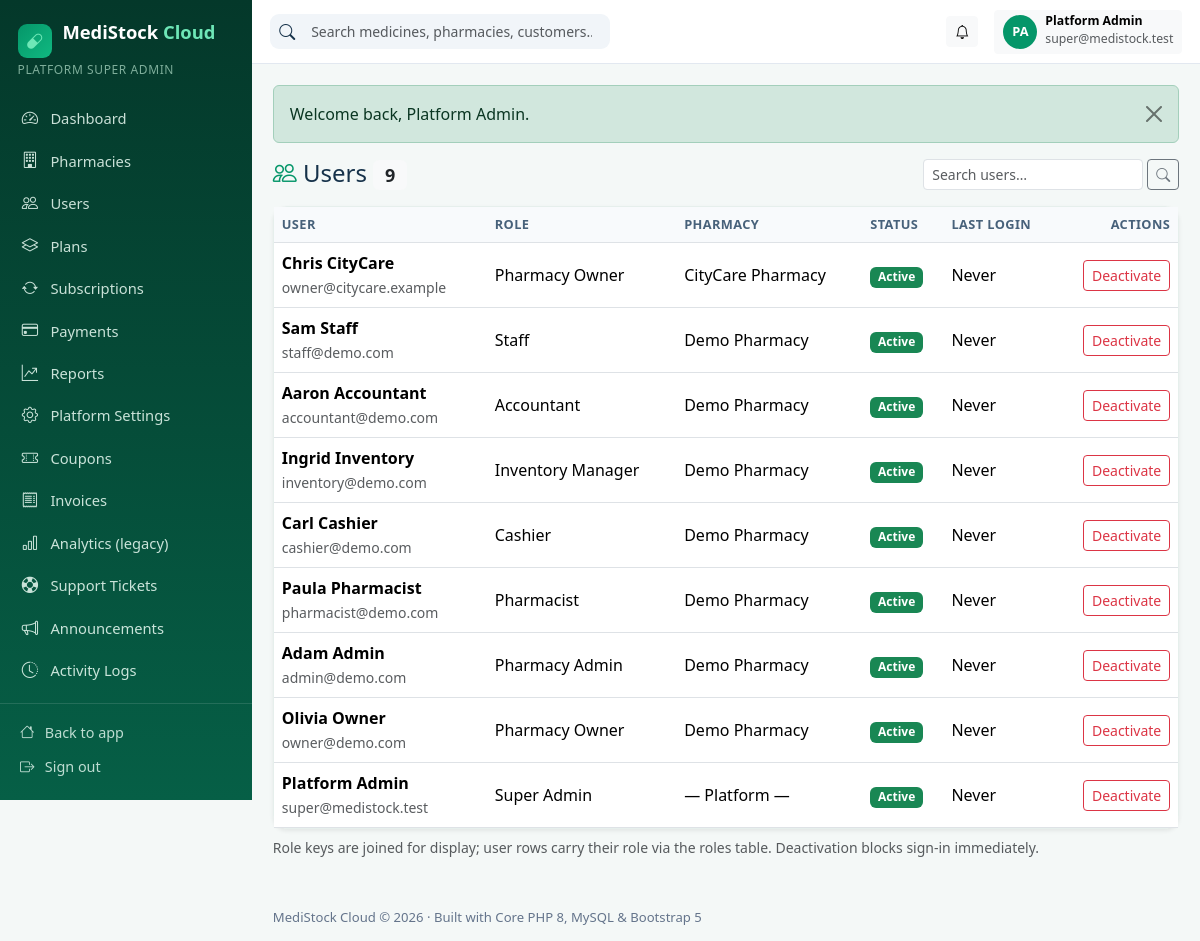
/superadmin/users.php (signed in), run on the app's committed database.
### tables this page shows
CREATE TABLE IF NOT EXISTS users (
    id                        INT UNSIGNED AUTO_INCREMENT PRIMARY KEY,
    tenant_id                 INT UNSIGNED NULL,           
    role_id                   INT UNSIGNED NOT NULL,
    name                      VARCHAR(120) NOT NULL,
    email                     VARCHAR(190) NOT NULL UNIQUE,
    password_hash             VARCHAR(255) NOT NULL,
    phone                     VARCHAR(40)  NULL,
    status                    ENUM('active','inactive','invited') NOT NULL DEFAULT 'active',
    email_verified_at         DATETIME NULL,
    email_verification_token  VARCHAR(100) NULL,
    invitation_token          VARCHAR(100) NULL,
    invited_at                DATETIME NULL,
    last_login_at             DATETIME NULL,
    created_at                TIMESTAMP NULL,
    updated_at                TIMESTAMP NULL,
    deleted_at                TIMESTAMP NULL,
    INDEX idx_users_tenant (tenant_id),
    CONSTRAINT fk_users_tenant FOREIGN KEY (tenant_id) REFERENCES tenants (id) ON DELETE CASCADE,
    CONSTRAINT fk_users_role   FOREIGN KEY (role_id)   REFERENCES roles (id)   ON DELETE RESTRICT
);

CREATE TABLE IF NOT EXISTS roles (
    id          INT UNSIGNED AUTO_INCREMENT PRIMARY KEY,
    `key`       VARCHAR(50)  NOT NULL UNIQUE,
    name        VARCHAR(100) NOT NULL,
    description VARCHAR(255) NULL,
    created_at  TIMESTAMP NULL,
    updated_at  TIMESTAMP NULL
);

CREATE TABLE IF NOT EXISTS tenants (
    id             INT UNSIGNED AUTO_INCREMENT PRIMARY KEY,
    name           VARCHAR(160) NOT NULL,
    slug           VARCHAR(180) NOT NULL UNIQUE,
    email          VARCHAR(190) NOT NULL,
    phone          VARCHAR(40)  NULL,
    license_number VARCHAR(80)  NULL,
    address        VARCHAR(255) NULL,
    city           VARCHAR(100) NULL,
    country        VARCHAR(100) NULL,
    logo_path      VARCHAR(255) NULL,
    status         ENUM('pending','active','suspended') NOT NULL DEFAULT 'active',
    trial_ends_at  DATETIME NULL,
    created_at     TIMESTAMP NULL,
    updated_at     TIMESTAMP NULL,
    deleted_at     TIMESTAMP NULL,
    INDEX idx_tenants_status (status)
);

### config/database.php (called while the page is built)
<?php
return [
    'driver'    => 'mysql',
    'host'      => getenv('DB_HOST') ?: '127.0.0.1',
    'port'      => getenv('DB_PORT') ?: '3306',
    'database'  => getenv('DB_DATABASE') ?: 'medistock_cloud',
    'username'  => getenv('DB_USERNAME') ?: 'root',
    'password'  => getenv('DB_PASSWORD') ?: '',
    'charset'   => 'utf8mb4',
    'collation' => 'utf8mb4_unicode_ci',
];

### app/Database.php (called while the page is built)
<?php
final class Database
{
    private static ?PDO $instance = null;
    public static function connection(): PDO
    {
        if (self::$instance instanceof PDO) {
            return self::$instance;
        }
        $config = require dirname(__DIR__) . '/config/database.php';
        $dsn = sprintf(
            '%s:host=%s;port=%s;dbname=%s;charset=%s',
            $config['driver'],
            $config['host'],
            $config['port'],
            $config['database'],
            $config['charset']
        );
        self::$instance = new PDO($dsn, $config['username'], $config['password'], [
            PDO::ATTR_ERRMODE            => PDO::ERRMODE_EXCEPTION,
            PDO::ATTR_DEFAULT_FETCH_MODE => PDO::FETCH_ASSOC,
            PDO::ATTR_EMULATE_PREPARES   => false,
        ]);
        return self::$instance;
    }
}
function db(): PDO
{
    return Database::connection();
}

### public/superadmin/users.php (the view, shortened to what this page needs)
<?php
require_role(['super_admin']);
$pdo = db();
$q = trim((string)input('q', ''));
$sql = 'SELECT u.*, r.name AS role_name, r.key AS role_key, t.name AS tenant_name FROM users u
          JOIN roles r ON r.id = u.role_id LEFT JOIN tenants t ON t.id = u.tenant_id
         WHERE u.deleted_at IS NULL';
$params = [];
$sql .= ' ORDER BY u.id DESC LIMIT 150';
$stmt = $pdo->prepare($sql);
$stmt->execute($params);
$users = $stmt->fetchAll();
admin_header('Platform Users', 'superadmin/users.php');
?>
<div class="d-flex flex-wrap justify-content-between align-items-center gap-2 mb-3">
  <h4 class="mb-0"><i class="bi bi-people text-emerald"></i> Users <span class="badge bg-light text-dark"><?= count($users) ?></span></h4>
  <form class="d-flex" method="get"><input class="form-control form-control-sm" name="q" value="<?= e($q) ?>" placeholder="Search users…"><button class="btn btn-outline-secondary btn-sm ms-1"><i class="bi bi-search"></i></button></form>
</div>
<div class="card shadow-sm"><div class="table-responsive"><table class="table table-hover align-middle mb-0">
  <thead><tr><th>User</th><th>Role</th><th>Pharmacy</th><th>Status</th><th>Last login</th><th class="text-end">Actions</th></tr></thead>
  <tbody>
  <?php foreach ($users as $row): ?>
    <tr>
      <td><strong><?= e($row['name']) ?></strong><br><small class="text-muted"><?= e($row['email']) ?></small></td>
      <td><?= e($row['role_name']) ?></td>
      <td><?= e($row['tenant_name'] ?? '— Platform —') ?></td>
      <td><?= status_badge($row['status']) ?></td>
      <td><?= $row['last_login_at'] ? fmt_date($row['last_login_at'], 'd M Y H:i') : 'Never' ?></td>
      <td class="text-end">
        <?php if ($row['role_key'] ?? '' !== 'super_admin'): ?>
          <?php if ($row['status'] === 'active'): ?>
            <form method="post" class="d-inline" onsubmit="return confirm('Deactivate this user?')"><button class="btn btn-sm btn-outline-danger">Deactivate</button></form>
          <?php else: ?>
            <form method="post" class="d-inline"><?= csrf_field() ?><input type="hidden" name="_op" value="activate"><input type="hidden" name="user_id" value="<?= (int)$row['id'] ?>"><button class="btn btn-sm btn-outline-success">Activate</button></form>
          <?php endif; ?>
        <?php endif; ?>
      </td>
    </tr>
  <?php endforeach; ?>
  </tbody>
</table></div></div>
<p class="form-text mt-2">Role keys are joined for display; user rows carry their role via the roles table. Deactivation blocks sign-in immediately.</p>
<?php admin_footer(); ?>

### app/View.php (shortened to what this page needs)
<?php
function admin_menu(): array
{
    if (is_super_admin()) {
        return [
            ['super-admin/dashboard.php', 'bi-speedometer2', 'Dashboard', null],
            ['super-admin/pharmacies.php', 'bi-building', 'Pharmacies', null],
            ['super-admin/users.php', 'bi-people', 'Users', null],
            ['super-admin/plans.php', 'bi-layers', 'Plans', null],
            ['super-admin/subscriptions.php', 'bi-arrow-repeat', 'Subscriptions', null],
            ['super-admin/payments.php', 'bi-credit-card', 'Payments', null],
            ['super-admin/reports.php', 'bi-graph-up-arrow', 'Reports', null],
            ['super-admin/settings.php', 'bi-gear', 'Platform Settings', null],
            ['superadmin/coupons.php', 'bi-ticket-perforated', 'Coupons', null],
            ['superadmin/invoices.php', 'bi-receipt', 'Invoices', null],
            ['superadmin/analytics.php', 'bi-bar-chart', 'Analytics (legacy)', null],
            ['superadmin/tickets.php', 'bi-life-preserver', 'Support Tickets', null],
            ['superadmin/announcements.php', 'bi-megaphone', 'Announcements', null],
            ['superadmin/logs.php', 'bi-clock-history', 'Activity Logs', null],
        ];
    }
    $role = current_user()['role_key'] ?? '';
    $posHref = in_array($role, ['cashier', 'pharmacist'], true) ? 'cashier/pos.php' : 'admin/pos.php';
    $items = [
        ['admin/dashboard.php', 'bi-speedometer2', 'Overview', 'dashboard.view'],
        [$posHref, 'bi-upc-scan', 'Pharmacy POS', 'pos.access'],
        ['admin/sales.php', 'bi-cart-check', 'Sales', 'sales.view'],
        ['admin/returns.php', 'bi-arrow-counterclockwise', 'Sales Returns', 'sales.manage'],
        ['admin/medicines.php', 'bi-capsule', 'Medicines', 'medicines.view'],
        ['admin/categories.php', 'bi-tags', 'Categories', 'medicines.view'],
        ['admin/brands.php', 'bi-award', 'Brands', 'medicines.view'],
        ['admin/batches.php', 'bi-box-seam', 'Batches', 'stock.view'],
        ['admin/inventory.php', 'bi-boxes', 'Inventory', 'stock.view'],
        ['admin/adjustments.php', 'bi-sliders', 'Stock Adjustments', 'stock.adjust'],
        ['admin/movements.php', 'bi-arrow-repeat', 'Stock Movements', 'stock.view'],
        ['admin/transfers.php', 'bi-arrow-left-right', 'Branch Transfers', 'stock.view'],
        ['admin/expiry.php', 'bi-calendar-x', 'Expiry Management', 'stock.view'],
        ['admin/lowstock.php', 'bi-exclamation-triangle', 'Low Stock Alerts', 'stock.view'],
        ['admin/purchases.php', 'bi-bag-plus', 'Purchases', 'purchases.manage'],
        ['admin/purchase-orders.php', 'bi-clipboard2-check', 'Purchase Orders', 'purchases.manage'],
        ['admin/suppliers.php', 'bi-truck', 'Suppliers', 'suppliers.manage'],
        ['admin/supplier-payments.php', 'bi-cash-coin', 'Supplier Payments', 'purchases.manage'],
        ['admin/customers.php', 'bi-person-heart', 'Customers', 'customers.manage'],
        ['admin/prescriptions.php', 'bi-file-earmark-medical', 'Prescriptions', 'prescriptions.manage'],
        ['admin/expenses.php', 'bi-wallet2', 'Expenses', 'expenses.manage'],
        ['admin/staff.php', 'bi-people', 'Staff', 'staff.manage'],
        ['admin/branches.php', 'bi-diagram-3', 'Branches', 'branches.manage'],
        ['admin/reports.php', 'bi-graph-up', 'Reports & Analytics', 'reports.view'],
        ['admin/subscription.php', 'bi-stars', 'Subscription', 'billing.manage'],
        ['admin/settings.php', 'bi-gear', 'Settings', 'settings.manage'],
    ];
    $items = array_values(array_filter($items, static fn($i) => $i[3] === null || can($i[3])));
    $roleItems = match ($role) {
        'pharmacist' => [
            ['pharmacist/dashboard.php', 'bi-clipboard2-pulse', 'Pharmacist Home', null],
            ['pharmacist/prescriptions.php', 'bi-file-earmark-medical', 'My Prescriptions', null],
            ['pharmacist/medicines.php', 'bi-search-heart', 'Medicine Search', null],
            ['pharmacist/dispensing.php', 'bi-clipboard-check', 'Dispensing Records', null],
            ['pharmacist/sales.php', 'bi-receipt', 'Sales History', null],
        ],
        'cashier' => [
            ['cashier/dashboard.php', 'bi-cash-register', 'Cashier Home', null],
            ['cashier/sales.php', 'bi-receipt', 'My Sales', null],
        ],
        'inventory_manager' => [
            ['inventory/dashboard.php', 'bi-boxes', 'Inventory Home', null],
            ['inventory/receiving.php', 'bi-box-arrow-in-down', 'Stock Receiving', null],
            ['inventory/transfers.php', 'bi-arrow-left-right', 'Branch Transfers', null],
            ['inventory/purchase-orders.php', 'bi-clipboard2-check', 'Purchase Orders', null],
            ['inventory/alerts.php', 'bi-bell', 'Stock Alerts', null],
            ['inventory/suppliers.php', 'bi-truck', 'Suppliers', null],
        ],
        default => [],
    };
    return array_merge($roleItems, $items);
}
function admin_header(string $title, string $active = ''): void
{
    $u = current_user();
    $initials = '';
    foreach (explode(' ', (string)($u['name'] ?? 'U')) as $part) {
        $initials .= strtoupper(substr($part, 0, 1));
    }
    ?>
<!DOCTYPE html>
<html lang="en">
<head>
<link href="https://cdn.jsdelivr.net/npm/bootstrap@5.3.3/dist/css/bootstrap.min.css" rel="stylesheet">
<link href="https://cdn.jsdelivr.net/npm/bootstrap-icons@1.11.3/font/bootstrap-icons.min.css" rel="stylesheet">
<link href="<?= asset('css/style.css') ?>" rel="stylesheet">
</head>
<body class="admin-body">
<div class="admin-wrapper">
  <aside class="admin-sidebar" id="adminSidebar">
    <div class="sidebar-brand"><span class="brand-badge"><i class="bi bi-capsule"></i></span> MediStock <span>Cloud</span></div>
    <div class="sidebar-role"><?= e(is_super_admin() ? 'Platform Super Admin' : ($u['role_name'] ?? '')) ?></div>
    <nav class="sidebar-nav">
      <?php foreach (admin_menu() as [$href, $icon, $label, $perm]): ?>
        <a href="<?= url($href) ?>" class="<?= $active === $href ? 'active' : '' ?>"><i class="bi <?= e($icon) ?>"></i> <span><?= e($label) ?></span></a>
      <?php endforeach; ?>
    </nav>
    <div class="sidebar-footer">
      <a href="<?= url(is_super_admin() ? 'index.php' : 'admin/index.php') ?>"><i class="bi bi-house"></i> <span>Back to app</span></a>
      <a href="<?= url('logout.php') ?>"><i class="bi bi-box-arrow-right"></i> <span>Sign out</span></a>
    </div>
  </aside>
  <div class="admin-main">
    <header class="admin-topbar">
      <form class="topbar-search d-none d-md-flex" method="get" action="<?= url(is_super_admin() ? 'superadmin/tenants.php' : 'admin/medicines.php') ?>">
        <i class="bi bi-search"></i>
        <input class="form-control form-control-sm border-0" name="q" placeholder="Search medicines, pharmacies, customers…">
      </form>
      <div class="ms-auto d-flex align-items-center gap-3">
        <div class="dropdown">
          <button class="btn btn-sm btn-light position-relative" data-bs-toggle="dropdown" aria-label="Notifications">
            <i class="bi bi-bell"></i>
          </button>
        </div>
        <div class="dropdown">
          <button class="btn btn-sm btn-light d-flex align-items-center gap-2" data-bs-toggle="dropdown">
            <span class="avatar-circle"><?= e(substr($initials, 0, 2)) ?></span>
            <span class="d-none d-md-inline text-start"><strong class="d-block small lh-1"><?= e($u['name'] ?? '') ?></strong><small class="text-muted"><?= e($u['email'] ?? '') ?></small></span>
          </button>
        </div>
      </div>
    </header>
    <main class="admin-content">
      <?= flash_html() ?>
<?php
}
function admin_footer(): void
{
    ?>
    </main>
    <footer class="admin-footer">MediStock Cloud © <?= date('Y') ?> · Built with Core PHP 8, MySQL & Bootstrap 5</footer>
  </div>
</div>
<div class="toast-container position-fixed bottom-0 end-0 p-3" id="msToasts" style="z-index:1090"></div>
</body>
</html>
<?php
}

### app/helpers.php (shortened to what this page needs)
<?php
function e($value): string
{
    return htmlspecialchars((string)($value ?? ''), ENT_QUOTES, 'UTF-8');
}
function url(string $path = ''): string
{
    $app = $GLOBALS['app_config'] ?? ['url' => ''];
    return rtrim($app['url'], '/') . '/' . ltrim($path, '/');
}
function asset(string $path): string
{
    return url('assets/' . ltrim($path, '/'));
}
function input(string $key, $default = null)
{
    return $_POST[$key] ?? $_GET[$key] ?? $default;
}
function flash(string $key, ?string $message = null): ?string
{
    $value = $_SESSION['_flash'][$key] ?? null;
    return $value;
}
function flash_html(): string
{
    $html = '';
    foreach (['success' => 'success', 'error' => 'danger', 'warning' => 'warning', 'info' => 'info'] as $key => $class) {
        if ($msg = flash($key)) {
            $html .= '<div class="alert alert-' . $class . ' alert-dismissible fade show" role="alert">'
                . e($msg)
                . '<button type="button" class="btn-close" data-bs-dismiss="alert" aria-label="Close"></button></div>';
        }
    }
    return $html;
}
function status_badge(?string $status): string
{
    $map = [
        'active' => 'success', 'verified' => 'success', 'paid' => 'success', 'completed' => 'success',
        'pending' => 'warning', 'trial' => 'info', 'grace' => 'warning', 'open' => 'info',
        'suspended' => 'danger', 'expired' => 'danger', 'failed' => 'danger', 'cancelled' => 'secondary',
        'refunded' => 'secondary', 'closed' => 'secondary', 'inactive' => 'secondary',
    ];
    $class = $map[$status ?? ''] ?? 'secondary';
    return '<span class="badge bg-' . $class . '">' . e(ucfirst((string)$status)) . '</span>';
}
function current_user(): ?array
{
    static $user = false;
    if ($user !== false) {
        return $user ?: null;
    }
    $stmt = db()->prepare(
        'SELECT u.*, r.key AS role_key, r.name AS role_name
           FROM users u JOIN roles r ON r.id = u.role_id
          WHERE u.id = ? AND u.deleted_at IS NULL LIMIT 1'
    );
    $stmt->execute([$_SESSION['user_id']]);
    $row = $stmt->fetch();
    $user = $row ?: null;
    return $user;
}
function is_super_admin(): bool
{
    $u = current_user();
    return $u !== null && $u['role_key'] === 'super_admin';
}
function require_login(): array
{
    $u = current_user();
    return $u;
}
function require_role(array $roles): array
{
    $u = require_login();
    return $u;
}

### data on the page
users: role.key "PLATFORM SUPER ADMIN", name "Platform Admin", email "super@medistock.test", role.name "Super Admin", tenant_name "— Platform —", status "Active", shows "Never"
users: name "Chris CityCare", email "owner@citycare.example", role.name "Pharmacy Owner", tenant.name "CityCare Pharmacy", status "Active", shows "Never"
users: name "Sam Staff", email "staff@demo.com", role.name "Staff", tenant.name "Demo Pharmacy", status "Active", shows "Never"
users: name "Aaron Accountant", email "accountant@demo.com", role.name "Accountant", tenant.name "Demo Pharmacy", status "Active", shows "Never"
users: name "Ingrid Inventory", email "inventory@demo.com", role.name "Inventory Manager", tenant.name "Demo Pharmacy", status "Active", shows "Never"
users: name "Carl Cashier", email "cashier@demo.com", role.name "Cashier", tenant.name "Demo Pharmacy", status "Active", shows "Never"
users: name "Paula Pharmacist", email "pharmacist@demo.com", role.name "Pharmacist", tenant.name "Demo Pharmacy", status "Active", shows "Never"
users: name "Adam Admin", email "admin@demo.com", role.name "Pharmacy Admin", tenant.name "Demo Pharmacy", status "Active", shows "Never"
users: name "Olivia Owner", email "owner@demo.com", role.name "Pharmacy Owner", tenant.name "Demo Pharmacy", status "Active", shows "Never"

### other printed values
$label "Dashboard"
$label "Pharmacies"
$label "Users"
$label "Plans"
$label "Subscriptions"
$label "Payments"
$label "Reports"
$label "Platform Settings"
$label "Coupons"
$label "Invoices"
$label "Analytics (legacy)"
$label "Support Tickets"
$label "Announcements"
$label "Activity Logs"
substr($initials, 0, 2) "PA"
